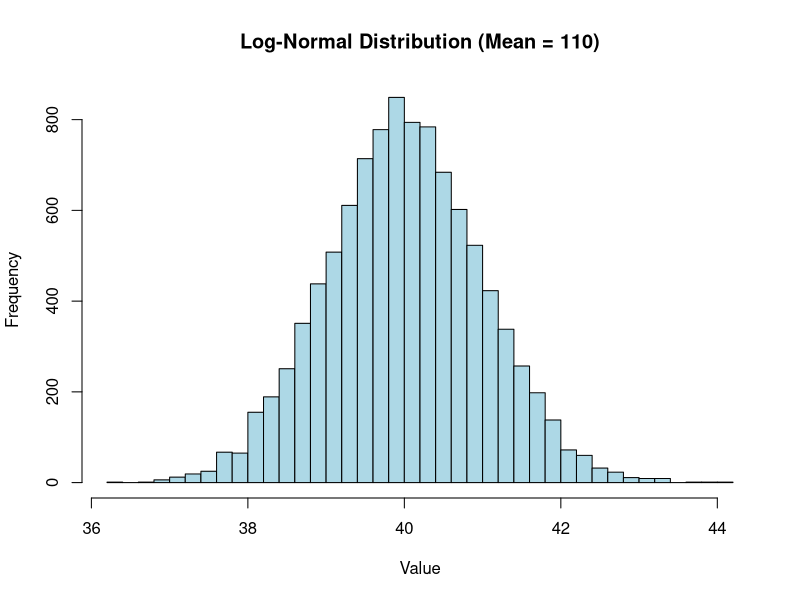

Here is the R script that generated this plot:
# Define target mean and a chosen standard deviation for the lognormal curve
target_mean <- 40
target_std <- 1 # You can adjust this spread

# Calculate the mu and sigma parameters
variance <- target_std^2
sigma2 <- log(variance / (target_mean^2) + 1)
sdlog <- sqrt(sigma2)
meanlog <- log(target_mean) - (sigma2 / 2)

# check
c(
  "mean" = meanlog,
  "sd" = sdlog
)

# Generate 10,000 random samples
samples <- rlnorm(n=10000, meanlog=meanlog, sdlog=sdlog)

# Verify the actual mean
cat("Empirical mean of samples:", mean(samples), "\n")

# Plot the distribution
hist(samples, breaks=50, col="lightblue", main="Log-Normal Distribution (Mean = 110)", xlab="Value")
